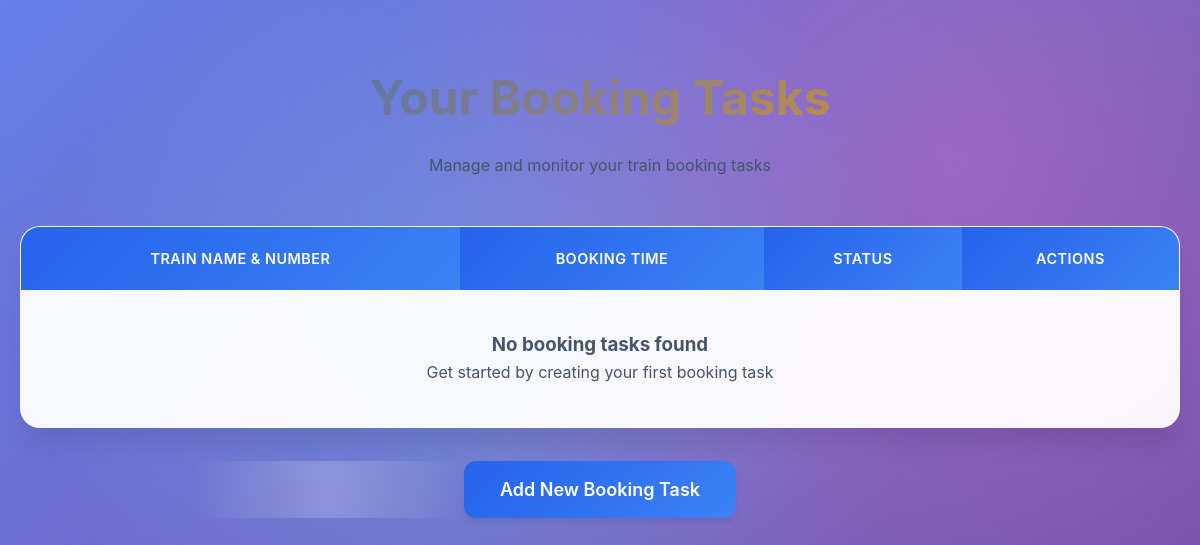
The app's page /dashboard/ (signed in), older data.
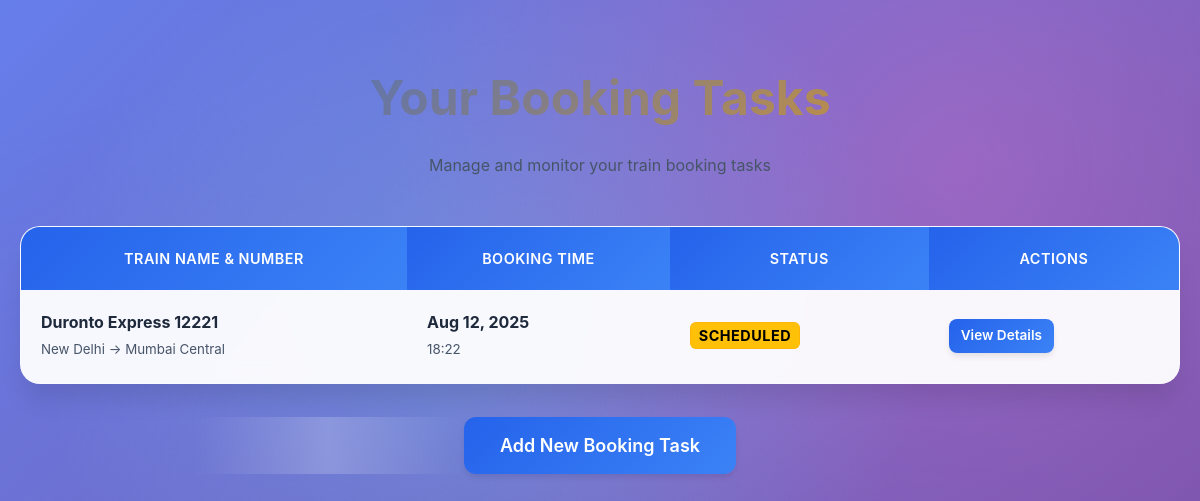
The same page, newer data.
### booking/models.py (models this page shows, shortened)
class Booking(models.Model):
    user = models.ForeignKey(User, on_delete=models.CASCADE)
    train_name_number = models.CharField(max_length=120, help_text="e.g., Rajdhani Express 12345", default="Unknown Train 00000")
    train_number = models.CharField(max_length=10, default="00000")
    train_name = models.CharField(max_length=100, default="Unknown Train")
    source_station = models.CharField(max_length=50, default="Unknown Source")
    destination_station = models.CharField(max_length=50, null=True, blank=True, default="Unknown Destination")
    journey_date = models.DateField(null=True, blank=True)
    booking_time = models.DateTimeField(null=True, blank=True)
    STATUS_CHOICES = [
        ('Scheduled', 'Scheduled'),
        ('Processing', 'Processing'),
        ('Completed', 'Completed'),
        ('Failed', 'Failed')
    ]
    status = models.CharField(max_length=20, choices=STATUS_CHOICES, default='Scheduled')
    pnr_number = models.CharField(max_length=12, blank=True, null=True)
    seat_number = models.CharField(max_length=10, blank=True, null=True)
    coach_number = models.CharField(max_length=5, blank=True, null=True)
    class_type = models.CharField(
        max_length=20,
        choices=[
            ('SL', 'Sleeper'),
            ('3A', '3rd AC'),
            ('2A', '2nd AC'),
            ('1A', '1st AC')
        ],
        default='SL'
    )
    ticket_pdf = models.FileField(upload_to="tickets/", blank=True, null=True)
    ticket_pdf_url = models.URLField(blank=True, null=True)
    auto_delete_enabled = models.BooleanField(default=True)
    retention_days = models.PositiveIntegerField(default=30)
    deleted_at = models.DateTimeField(null=True, blank=True)

### booking/views.py (the view)
# urls.py: path('', views.dashboard, name='dashboard'),
@login_required
def dashboard(request):
    tasks = Booking.objects.filter(user=request.user).order_by('-booking_time')
    return render(request, 'booking/dashboard.html', {'tasks': tasks})

### booking/templates/booking/dashboard.html (shortened to what this page needs)
{% load static %}
<!DOCTYPE html>
<html>
<head>
    <link rel="stylesheet" href="{% static 'booking/enhanced.css' %}">
    <link rel="stylesheet" href="{% static 'booking/status.css' %}">
</head>
<body>
    <div class="dashboard-container">
        <div class="dashboard-header">
            <h2>Your Booking Tasks</h2>
            <p style="color: var(--text-secondary); margin-bottom: 2rem;">
                Manage and monitor your train booking tasks
            </p>
        </div>
        <div class="table-container">
            <table>
                <thead>
                    <tr>
                        <th>Train Name & Number</th>
                        <th>Booking Time</th>
                        <th>Status</th>
                        <th>Actions</th>
                    </tr>
                </thead>
                <tbody>
                    {% for task in tasks %}
                    <tr>
                        <td>
                            <strong>{{ task.train_name_number }}</strong>
                            <br>
                            <small style="color: var(--text-secondary);">
                                {{ task.source_station }} → {{ task.destination_station }}
                            </small>
                        </td>
                        <td>
                            <strong>{{ task.booking_time|date:"M d, Y" }}</strong>
                            <br>
                            <small style="color: var(--text-secondary);">
                                {{ task.booking_time|time:"H:i" }}
                            </small>
                        </td>
                        <td>
                            <span class="status-badge status-{{ task.status|lower }}">
                                {{ task.status }}
                            </span>
                        </td>
                    <td>
                        <div class="action-buttons">
                            <a href="{% url 'task_detail' task.id %}" class="btn btn-sm btn-primary">
                                View Details
                            </a>
                        </div>
                    </td>
                    </tr>
                    {% empty %}
                    <tr>
                        <td colspan="4" style="text-align: center; padding: 40px;">
                            <div style="color: var(--text-secondary);">
                                <h3>No booking tasks found</h3>
                                <p>Get started by creating your first booking task</p>
                            </div>
                        </td>
                    </tr>
                    {% endfor %}
                </tbody>
            </table>
        </div>
        <div style="text-align: center; margin-top: 3rem;">
            <a href="{% url 'add_task' %}" class="btn btn-lg btn-primary">
                Add New Booking Task
            </a>
        </div>
    </div>
</body>
</html>

Row changes from the older to the newer data that the page shows:
added Booking: train_name_number "Duronto Express 12221", source_station "New Delhi", destination_station "Mumbai Central", booking_time "Aug 12, 2025", booking_time "18:22", status "SCHEDULED"
Text that changed along with them:
text no longer shown: "No booking tasks found Get started by creating your first booking task"
